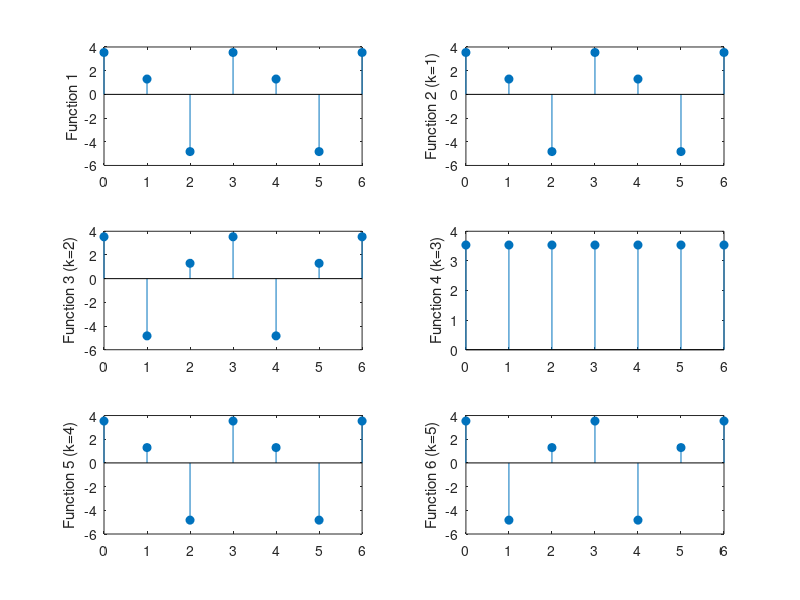

Recreate this plot in MATLAB.
clear; % Clear workspace

%%% Question 1

delta = @(n) (n == 0); % Define the unit impulse function, $$\delta[n]$$
u = @(n) ((n >= 0) & (rem(n,1) == 0)); % Define the unit step function, $$u[n]$$
a = .5; % Define exponential value
halfExp = @(n) (a).^(n-2) .* u(n) - (a).^(n-2) .* u(n-4); % Define the exponential function

n=-20:25; % Range of times to evaluate
x = @(n) halfExp(n) + delta(n-4) + delta(n-5) + delta(n-6); % Define $$x[n]$$ per the problem specifications

%% Part A, Plotting $$x[n]$$

subplot(2,2,1); % Create subplots
stem(n,x(n),'fill'); % Plot figure
xlabel('n'); % Define $$x$$-axis title
ylabel('x[n]'); % Define $$y$$-axis title
ylim([-2 5]); % Establish $$y$$ limits
xlim([-2 8]); % Establish $$x$$ limits

%% Part B, Plotting $$x[n-2]$$

subplot(2,2,2);
stem(n,x(n-2),'fill');
xlabel('n');
ylabel('x[n-2]');
ylim([-2 5]);
xlim([0 10]);

%% Part C, Plotting $$x[-2n-2]$$

subplot(2,2,3);
stem(n,x(-2*n-2),'fill');
xlabel('n');
ylabel('x[-2n-2]');
ylim([-2 5]);
xlim([-5 5]);

%% Part D, Plotting $$x\left[\frac{n}{3}-2\right]$$

subplot(2,2,4);
stem(n,x(n/3-2),'fill');
xlabel('n');
ylabel('x[(n/3)-2]');
ylim([-2 5]);
xlim([5 25]);
axes('visible', 'off', 'title', 'x[n] and variations' );

pause; % Wait for input before continuing to next question

clear all; % Clear the workspace

%%% Question 2

N = 4; % Define $$N$$ value
range = 0:4*N; % Define plotting range
x1 = @(m) 2*sin( (2*pi*m) / N) + cos( (6*pi*m) / N); % Define function 1
x2 = @(l) 2*sin( (6*l) / N) + cos( (18*l) / N); % Define function 2

% We can see from the functions that $$x_1$$ is periodic, since the fundamental period of the first function is $$N=4$$ and $$(N/3)m=4$$ for the second one, thus the least common multiple of the frequencies is 4
% We can see from the second function that $$x_2$$ is not periodic, since neither sinusoid contains $$\pi$$ in its period

subplot(2,1,1);
stem(range, x1(range), 'fill'); % Use stem to plot figure
ylim([-3 3]); % Set $$y$$-axis bounds
xlim([-1 4*N+1]); % Set $$x$$-axis bounds
ylabel('Function 1'); % Label $$y$$-axis

subplot(2,1,2);
stem(range, x2(range), 'fill');
ylim([-3 3]); % Set $$y$$-axis bounds
xlim([-1 4*N+1]); % Set $$x$$-axis bounds
xlabel('Question 2 Functions'); % Label $$x$$-axis
ylabel('Function 2');

% We can see that, indeed, no value in function 2 repeats (at least within this range); on the other hand $$x_1$$ repeats every 4 samples

pause; % Wait for input before continuing to next question

clear all; % Clear the workspace

%%% Question 3

q3Func = @(a,T,phi,t) (2 .* e.^(a * t) .* cos( (2 * pi * t) / T + phi));

%% Part A, a=0, T_o=10, \phi=0

subplot(3,1,1); % Create subplots for each plot
a = 0;
T = 10;
phi = 0;
t = 0:(5*T); % Define parameter variables for the function ($$a, T_o, \phi, t$$)
plot(t, q3Func(a,T,phi,t)); % Plot the function
title('Question 3 Functions'); % Title Graphs
ylabel('Function 1'); % Label y axis

%% Part B, a=0, T_o=10, \phi=-\frac{\pi}{4}

subplot(3,1,2); % Create subplots for each plot
a = 0;
T = 10;
phi = -(pi/4);
t = 0:(5*T); % Define parameter variables for the function ($$a, T_o, \phi, t$$)
plot(t, q3Func(a,T,phi,t)); % Plot the function
ylabel('Function 2'); % Label y axis

% We see that $$\phi$$ causes a phase shift of the signal. Because, in this case, it is negative, the signal shifts to the right by $$\pi/4$$

%% Part C, a=-.05, T_o=10, \phi=0

subplot(3,1,3); % Create subplots for each plot
a = -.05;
T = 10;
phi = 0;
t = 0:(5*T); % Define parameter variables for the function ($$a, T_o, \phi, t$$)
plot(t, q3Func(a,T,phi,t)); % Plot the function
ylabel('Function 3'); % Label y axis

% We see that $$a$$ is the attentuation factor. Since it is negative in this case, the signal attenuates as it goes on (gets weaker)

pause; % Wait for input before continuing to next question

clear all; % Clear the workspace

%%% Question 4

No = 3; % Define fundamental period
q4Func = @(n) 5 .* sin((2 * pi / No) * n + (pi / 4)); % Define function without $$k$$
q4FuncK = @(n,k) 5 .* sin((2 * pi * k / No) * n + (pi / 4)); % Define function with $$k$$
xlimits = 0:2*No; % Set $$x$$ limits

% Plotting the graphs
subplot(3,2,1);
stem(xlimits, q4Func(xlimits), 'fill');
ylabel('Function 1');
subplot(3,2,2);
stem(xlimits, q4FuncK(xlimits,1), 'fill');
ylabel('Function 2 (k=1)');
subplot(3,2,3);
stem(xlimits, q4FuncK(xlimits,2), 'fill');
ylabel('Function 3 (k=2)');
subplot(3,2,4);
stem(xlimits, q4FuncK(xlimits,3), 'fill');
ylabel('Function 4 (k=3)');
subplot(3,2,5);
stem(xlimits, q4FuncK(xlimits,4), 'fill');
ylabel('Function 5 (k=4)');
subplot(3,2,6);
stem(xlimits, q4FuncK(xlimits,5), 'fill');
ylabel('Function 6 (k=5)');

% We see that, for all values of $$k$$ that are not an integer multiple of $$N_o$$, the same plot is generated

% When $$k$$ is an integer multiple of $$N_o$$, the fundamental frequency becomes 1
